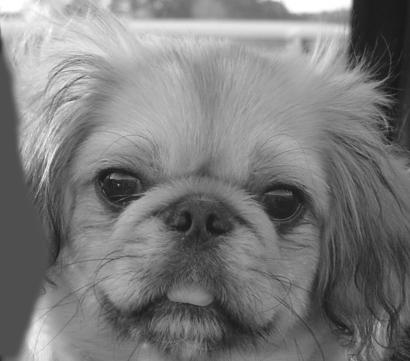
#> input picture ProblemStatement/dog_gray.jpg, 410 x 361 px, found by its file name
$ jupyter execute Q1_Frequency_Mixer.ipynb
#> lines starting #> are read from the running program, lines starting #| are printed output that depends on the picture
[cell 1]
import numpy as np
from PIL import Image
import matplotlib.pyplot as plt
from numpy.fft import fft2, fftshift, ifft2, ifftshift

[cell 2]
# Load and show images
dog = Image.open("data/dog_gray.jpg").resize((512, 512)).convert("L")
cat = Image.open("data/cat_gray.jpg").resize((512, 512)).convert("L")
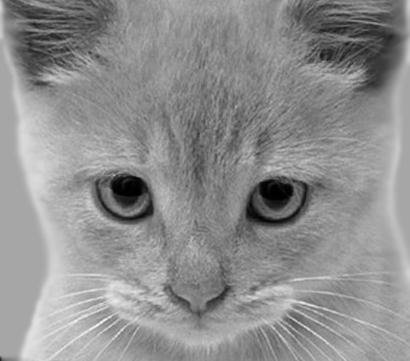
#> input picture ProblemStatement/cat_gray.jpg, 410 x 361 px, found by its file name

arr_dog = np.array(dog)
arr_cat = np.array(cat)

plt.figure(figsize=(6, 3))
plt.subplot(1, 2, 1)
plt.imshow(arr_dog, cmap='gray')
plt.title('Dog Image (Time Domain)')
plt.axis('off')
plt.subplot(1, 2, 2)
plt.imshow(arr_cat, cmap='gray')
plt.title('Cat Image (Time Domain)')
plt.axis('off')
plt.tight_layout()
plt.show()

[cell 3]
# FFT and magnitude spectrum
f = fft2(arr_dog)
f_shift = fftshift(f)

magnitude = np.abs(f)
mag_db = 20 * np.log10(magnitude + 1e-5)
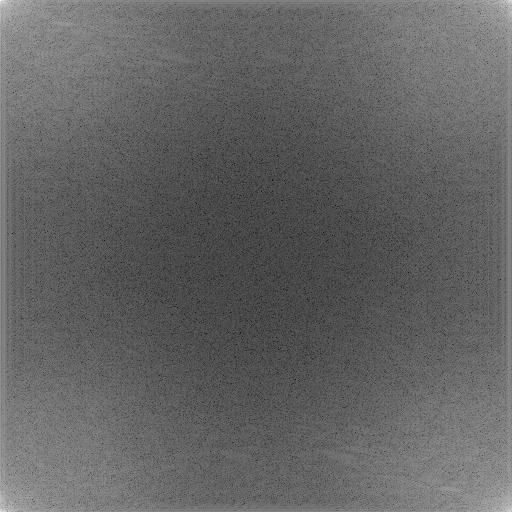
#> mag_db: shape (512, 512) float64; min -0.466, max 150.2, mean 58.6; drawn with min black and max white
mag_shift = np.abs(f_shift)
mag_shift_db = 20 * np.log10(mag_shift + 1e-5)
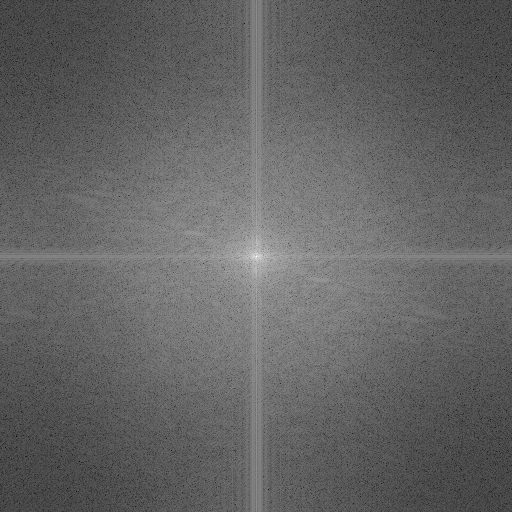
#> mag_shift_db: shape (512, 512) float64; min -0.466, max 150.2, mean 58.6; drawn with min black and max white

plt.figure(figsize=(10,5))
plt.subplot(1, 2, 1)
plt.imshow(magnitude, cmap='gray')
plt.title('Magnitude Spectrum (Linear)')
plt.axis('off')

plt.subplot(1, 2, 2)
plt.imshow(mag_db, cmap='gray')
plt.title('Magnitude Spectrum (dB)')
plt.axis('off')
plt.show()

plt.figure(figsize=(10,5))
plt.subplot(1, 2, 1)
plt.imshow(mag_shift, cmap='gray')
plt.title('Shifted Spectrum (Linear)')
plt.axis('off')

plt.subplot(1, 2, 2)
plt.imshow(mag_shift_db, cmap='gray')
plt.title('Shifted Spectrum (dB)')
plt.axis('off')
plt.show()

[cell 4]
# Rotated image and its spectrum
rotated_90 = np.rot90(arr_dog)
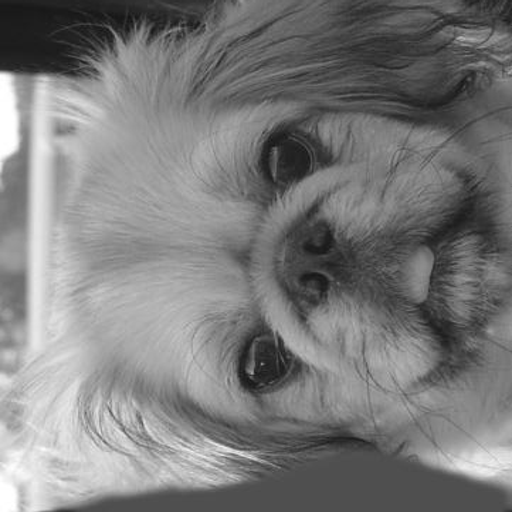
#> rotated_90: shape (512, 512); min 17, max 255, mean 123.6
rotated_45 = dog.rotate(45, expand=True)  # expand=True to fit the whole rotated image
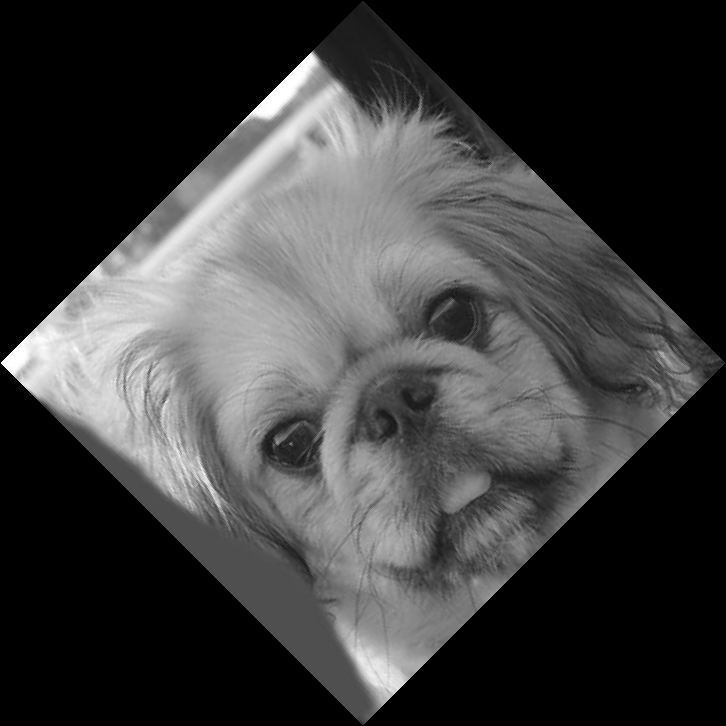
#> rotated_45: PIL image 726x726 L; min 0, max 255, mean 61.6


fft_rot_90 = fft2(rotated_90)
fft_rot_shift_90 = fftshift(fft_rot_90)
mag_rot_shift_90 = np.abs(fft_rot_shift_90)
mag_rot_shift_db_90 = 20 * np.log10(mag_rot_shift_90 + 1e-5)

#plotting for 90 degree rotation
plt.figure(figsize=(18,10))
plt.subplot(1, 3, 1)
plt.imshow(rotated_90, cmap='gray')
plt.title('Rotated Image by 90 degree (Spatial Domain)')
plt.axis('off')

plt.subplot(1, 3, 2)
plt.imshow(mag_rot_shift_90, cmap='gray')
plt.title('Magnitude Spectrum (90 degree) (Linear)')
plt.axis('off')

plt.subplot(1, 3, 3)
plt.imshow(mag_rot_shift_db_90, cmap='gray')
plt.title('Shifted Spectrum (90 degree) (dB)')
plt.axis('off')
plt.tight_layout()
plt.show()

fft_rot_45 = fft2(rotated_45)
fft_rot_shift_45 = fftshift(fft_rot_45)
mag_rot_shift_45 = np.abs(fft_rot_shift_45)
mag_rot_shift_db_45 = 20 * np.log10(mag_rot_shift_45 + 1e-5)
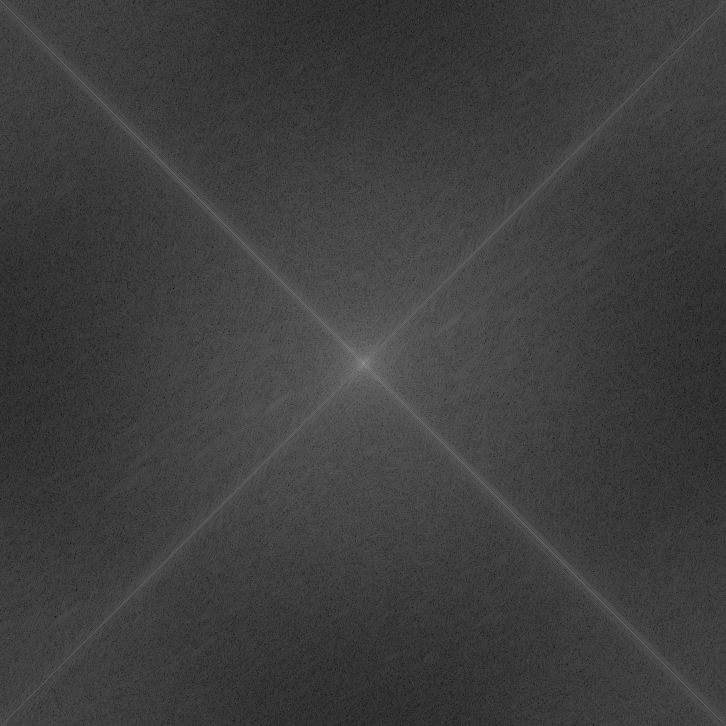
#> mag_rot_shift_db_45: shape (726, 726) float64; min 4.68, max 150.2, mean 62.7

#plotting for 45 degree rotation
plt.figure(figsize=(9,6))
plt.subplot(1, 3, 1)
plt.imshow(rotated_45, cmap='gray')
plt.title('Rotated Image by 45 degree (Spatial Domain)')
plt.axis('off')

plt.subplot(1, 3, 2)
plt.imshow(mag_rot_shift_45, cmap='gray')
plt.title('Magnitude Spectrum (45 degree) (Linear)')
plt.axis('off')

plt.subplot(1, 3, 3)
plt.imshow(mag_rot_shift_db_45, cmap='gray')
plt.title('Shifted Spectrum (45 degree) (dB)')
plt.axis('off')
plt.tight_layout()
plt.show()

[cell 5]
arr_dog = np.array(dog, dtype=np.float32)
arr_cat = np.array(cat, dtype=np.float32)

# FFT and shift
F_dog = fftshift(fft2(arr_dog))
F_cat = fftshift(fft2(arr_cat))

# Magnitude and Phase
mag_dog, phase_dog = np.abs(F_dog), np.angle(F_dog)
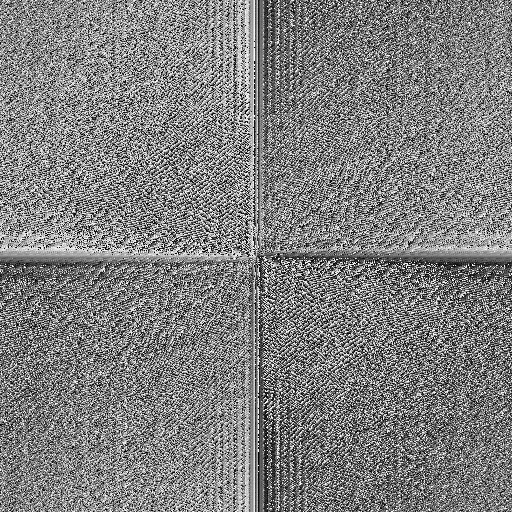
#> phase_dog: shape (512, 512) float64; min -3.14, max 3.14, mean 8.89e-18; drawn with min black and max white
mag_cat, phase_cat = np.abs(F_cat), np.angle(F_cat)
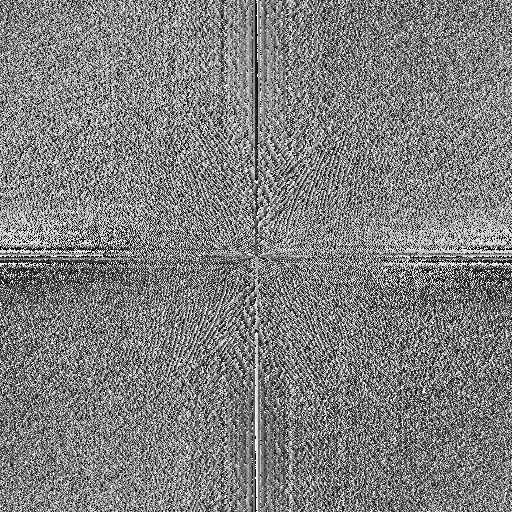
#> phase_cat: shape (512, 512) float64; min -3.14, max 3.14, mean 3.6e-05; drawn with min black and max white

# Create circular low-pass mask
h, w = arr_dog.shape
#> h = 512; w = 512
centre_h, centre_w = h // 2, w // 2
#> centre_h = 256; centre_w = 256
sigma = 15
Y, X = np.ogrid[:h, :w]
#> Y = 512 values from 0 to 511
dist = np.sqrt((X - centre_w)**2 + (Y - centre_h)**2)
lpm = np.exp(-(dist**4) / (2 * sigma**4))
hpm = 1 - lpm

# Fuse magnitude and phase
mag = mag_dog * lpm + mag_cat * hpm
phase = phase_dog * lpm + phase_cat * hpm

# Combine to form fused frequency domain representation
F = mag * np.exp(1j * phase)
img_fused = np.abs(ifft2(ifftshift(F)))
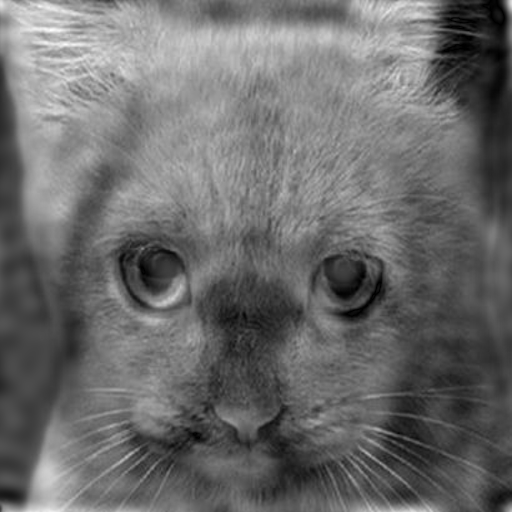
#> img_fused: shape (512, 512) float64; min 0.011, max 292.5, mean 123.6; drawn with min black and max white

# Show results
plt.figure(figsize=(12, 6))
plt.subplot(1, 3, 1)
plt.imshow(arr_dog, cmap='gray')
plt.title('Dog Image')
plt.axis('off')

plt.subplot(1, 3, 2)
plt.imshow(arr_cat, cmap='gray')
plt.title('Cat Image')
plt.axis('off')

plt.subplot(1, 3, 3)
plt.imshow(img_fused, cmap='gray')
plt.title('Fused Image')
plt.axis('off')
plt.tight_layout()
plt.show()

[cell 6]
plt.figure(figsize=(10, 10))
plt.subplot(1, 2, 1)
plt.imshow(lpm, cmap='gray')
plt.title('Low-pass Mask (for overall Structure)')
plt.axis('off')

plt.subplot(1, 2, 2)
plt.imshow(hpm, cmap='gray')
plt.title('High-pass Mask (for Details)')
plt.axis('off')
plt.tight_layout()
plt.show()
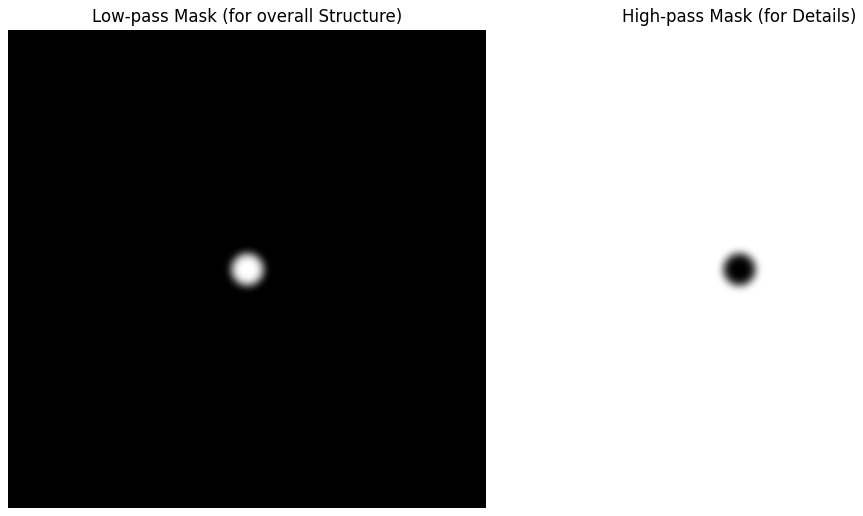
#> figure drawn by matplotlib, 2 panels
